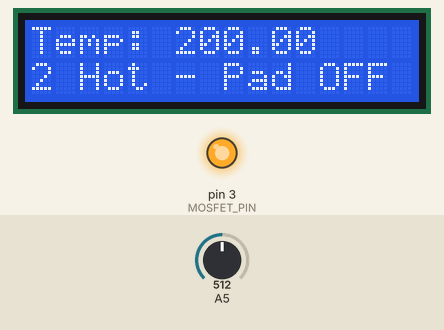
This sketch was run on a simulated Arduino Uno, built with avr-gcc and run on an emulated ATmega328P. Shown: 16×2 character LCD, output pins drawn as LEDs (lit = HIGH). The test bench sets the inputs (shaded band); at power-on: A5 = 512. Pins used as bus, display or sensor lines are not drawn; what the sketch prints to the serial monitor is not drawn.

Above: at 2.7 s.
2.8 s: A5 set to 179
At 5.3 s:
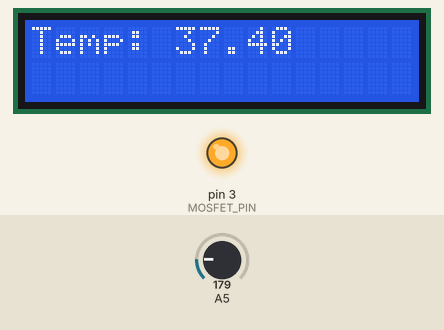
5.6 s: A5 set to 156
At 7.8 s:
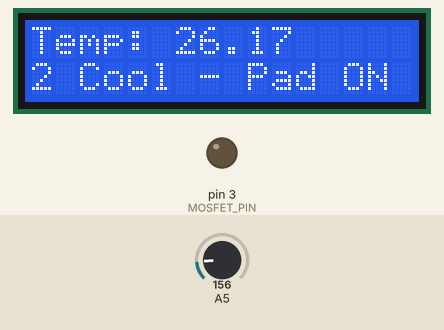
8.1 s: A5 set to 135
At 10.0 s:
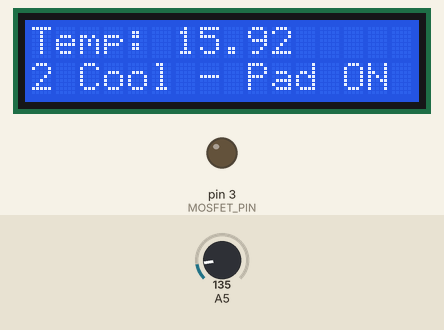
Timing chart, 0 to 11.5 s (numbered marks = the images above; inputs shaded):
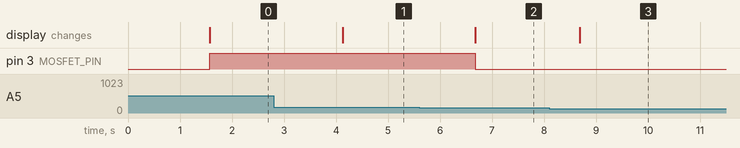

The sketch:

IncubatorRelayV0.5.ino
```cpp
// (licence header left out)
// This program is free software: you can redistribute it and/or modify
// it under the terms of the GNU General Public License as published by
// the Free Software Foundation, either version 3 of the License, or
// (at your option) any later version.

// This program is distributed in the hope that it will be useful,
// but WITHOUT ANY WARRANTY; without even the implied warranty of
// MERCHANTABILITY or FITNESS FOR A PARTICULAR PURPOSE.  See the
// GNU General Public License for more details.

// You should have received a copy of the GNU General Public License
// along with this program.  If not, see <http://www.gnu.org/licenses/>.


#include <LiquidCrystal.h>
#include <DFR_Key.h>

//Pin assignments for DFRobot LCD Keypad Shield
LiquidCrystal lcd(8, 9, 4, 5, 6, 7);
//---------------------------------------------
DFR_Key keypad;


 const float MAX_TEMP = 38.0;  //normally 38.0
 const float MIN_TEMP = 34.0;
 const float ALARM_MAX = 37.0;
 const float ALARM_MIN = 20.0; //very low for testing

 const int MOSFET_PIN = 3;
 const int ALARM_PIN = 7;

 const int DEBUG_LEVEL = 1;

int ledDigitalOne[] = {9, 10, 11}; //the three digital pins of the digital LED
                                   //9 = redPin, 10 = greenPin, 11 = bluePin

const boolean ON = LOW;     //Define on as LOW (this is because we use a common
                            //Anode RGB LED (common pin is connected to +5 volts)
const boolean OFF = HIGH;   //Define off as HIGH

//TMP36 Pin Variables
// int temperaturePin = 0; //the analog pin the TMP36's Vout (sense) pin is connected to
                        //the resolution is 10 mV / degree centigrade
                        //(500 mV offset) to make negative temperatures an option

int speakerPin = 7;

int length = 4; // high notes for high-temp alarm, low notes for low-temp alarm
char highnotes[] = "cga ";
int beats[] = { 1, 1, 2, 1};

char lownotes[] = "bac ";

int tempo = 300;

void playTone(int tone, int duration) {
  for (long i = 0; i < duration * 1000L; i += tone * 2) {
    digitalWrite(speakerPin, HIGH);
    delayMicroseconds(tone);
    digitalWrite(speakerPin, LOW);
    delayMicroseconds(tone);
  }
}


void playNote(char note, int duration) {
  char names[] = { 'c', 'd', 'e', 'f', 'g', 'a', 'b', 'C' };
  int tones[] = { 1915, 1700, 1519, 1432, 1275, 1136, 1014, 956 };

  // play the tone corresponding to the note name
  for (int i = 0; i < 8; i++) {
    if (names[i] == note) {
      playTone(tones[i], duration);
    }
  }
}


void sound_hot_alarm()
{
       if (DEBUG_LEVEL > 0)
         Serial.println("Temperature WAY Too Hot, ALARMING_HOT!");
       for (int i = 0; i < length; i++) {
         if (highnotes[i] == ' ') {
           delay(beats[i] * tempo);
         } else {
           playNote(highnotes[i], beats[i] * tempo);
         }
       }
}

void sound_cold_alarm()
{
        if (DEBUG_LEVEL > 0)
          Serial.println("Temperature WAY Too Cool, ALARMING_COLD!");
        for (int i = 0; i < length; i++) {
         if (highnotes[i] == ' ') {
           delay(beats[i] * tempo);
         } else {
           playNote(lownotes[i], beats[i] * tempo);
         }
       };
}

void alarm_if_needed(float temp) {
     if (temp < ALARM_MIN) {
     sound_cold_alarm();
   } else if (temp > ALARM_MAX) {
     sound_hot_alarm();
   }
}

void loop()                     // run over and over again
{
 float temperature = getVoltage(A5);  //getting the voltage reading from the temperature sensor
 temperature = (temperature - .5) * 100;          //converting from 10 mv per degree wit 500 mV offset
                                                  //to degrees ((volatge - 500mV) times 100)
 int rawRead = analogRead(A5);
// Serial.println(rawRead);

 Serial.print("temp:");
 Serial.println(temperature);                     //printing the result

 // print to LCD screen
 lcd.clear();
 lcd.setCursor(0, 0);
 lcd.print("Temp: ");
 lcd.print (temperature);
   if (temperature < MIN_TEMP) {
       if (DEBUG_LEVEL > 0)
         Serial.println("Temperature Too Cool, turning On!");
         lcd.setCursor(0,1);
         lcd.print("2 Cool - Pad ON");
     digitalWrite(MOSFET_PIN, LOW);
//     turn_MOSFET_ON(100.0);
   } else if (temperature > MAX_TEMP) {
       if (DEBUG_LEVEL > 0)
         Serial.println("Temperature Too Hot, turning Off!");
         lcd.setCursor(0,1);
         lcd.print("2 Hot - Pad OFF");
     digitalWrite(MOSFET_PIN, HIGH);
//     turn_MOSFET_ON(0.0);

   } else {
     // do nothing!
     if (DEBUG_LEVEL > 0)
         Serial.println("Temperature OK, turning Off!");
        digitalWrite(MOSFET_PIN, HIGH);
   }
   alarm_if_needed(temperature);
   delay(1000);
}

void turn_MOSFET_ON(float percent){
  int pwm = (percent * 256) / 100;
  pwm = (pwm > 255) ? 255 : pwm;
  if (DEBUG_LEVEL > 0)
    Serial.println(pwm);
  analogWrite(MOSFET_PIN, pwm);
}

// this code copied from ARDX (thanks!)

/*
 * getVoltage() - returns the voltage on the analog input defined by
 * pin
 */
float getVoltage(int pin){
 int v = analogRead(A5);
 if (DEBUG_LEVEL > 0) {
   Serial.println("input voltage");
   Serial.println(v);
 }
 return (analogRead(pin) * .004882814); //converting from a 0 to 1023 digital range
                                        // to 0 to 5 volts (each 1 reading equals ~ 5 millivolts
}

void setup(){
  lcd.begin(16, 2);
  lcd.clear();
  lcd.setCursor(0, 0);
  lcd.print("Inc Relay V0.5");
  delay(1500);
  pinMode(MOSFET_PIN,OUTPUT);
  pinMode(speakerPin, OUTPUT);
  Serial.begin(9600);  //Start the serial connection with the copmuter
                       //to view the result open the serial monitor
                       //last button beneath the file bar (looks like a box with an antenae)

}
```

Measured:
- the behaviour switches between 173 and 172 on A5 (found by bisection; images 1 and 2)
- after the input at 2.8 s, the display: changes after 1.3 s (image 1)
- after the input at 5.6 s, pin 3 (MOSFET_PIN): HIGH → LOW after 1.1 s; the display: changes after 1.1 s (image 2)
- after the input at 8.1 s, the display: changes after 0.59 s (image 3)
